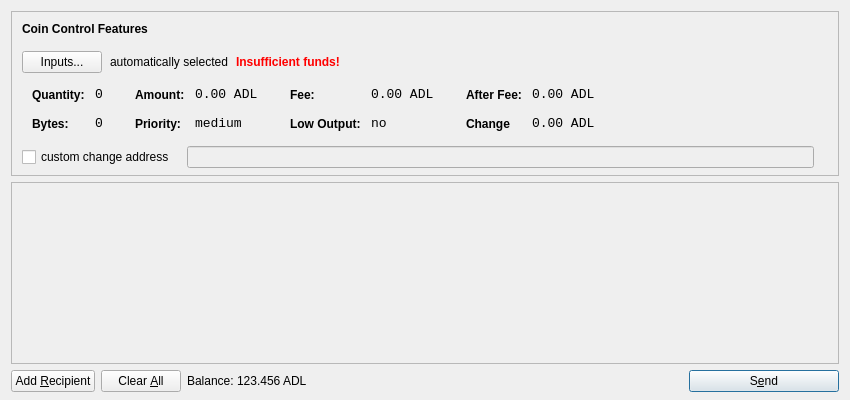
<?xml version="1.0" encoding="UTF-8"?>
<ui version="4.0">
 <class>SendCoinsDialog</class>
 <widget class="QDialog" name="SendCoinsDialog">
  <property name="geometry">
   <rect>
    <x>0</x>
    <y>0</y>
    <width>850</width>
    <height>400</height>
   </rect>
  </property>
  <property name="windowTitle">
   <string>Send Coins</string>
  </property>
  <layout class="QVBoxLayout" name="verticalLayout" stretch="0,1,0">
   <property name="bottomMargin">
    <number>8</number>
   </property>
   <item>
    <widget class="QFrame" name="frameCoinControl">
     <property name="sizePolicy">
      <sizepolicy hsizetype="Expanding" vsizetype="Expanding">
       <horstretch>0</horstretch>
       <verstretch>0</verstretch>
      </sizepolicy>
     </property>
     <property name="maximumSize">
      <size>
       <width>16777215</width>
       <height>16777215</height>
      </size>
     </property>
     <property name="frameShape">
      <enum>QFrame::StyledPanel</enum>
     </property>
     <property name="frameShadow">
      <enum>QFrame::Sunken</enum>
     </property>
     <layout class="QVBoxLayout" name="verticalLayoutCoinControl2">
      <property name="spacing">
       <number>-1</number>
      </property>
      <property name="leftMargin">
       <number>0</number>
      </property>
      <property name="topMargin">
       <number>0</number>
      </property>
      <property name="rightMargin">
       <number>0</number>
      </property>
      <property name="bottomMargin">
       <number>6</number>
      </property>
      <item>
       <layout class="QVBoxLayout" name="verticalLayoutCoinControl" stretch="0,0,0,0,1">
        <property name="spacing">
         <number>0</number>
        </property>
        <property name="leftMargin">
         <number>10</number>
        </property>
        <property name="topMargin">
         <number>10</number>
        </property>
        <item>
         <layout class="QHBoxLayout" name="horizontalLayoutCoinControl1">
          <property name="bottomMargin">
           <number>15</number>
          </property>
          <item>
           <widget class="QLabel" name="labelCoinControlFeatures">
            <property name="sizePolicy">
             <sizepolicy hsizetype="Preferred" vsizetype="Maximum">
              <horstretch>0</horstretch>
              <verstretch>0</verstretch>
             </sizepolicy>
            </property>
            <property name="font">
             <font>
              <weight>75</weight>
              <bold>true</bold>
             </font>
            </property>
            <property name="styleSheet">
             <string notr="true">font-weight:bold;</string>
            </property>
            <property name="text">
             <string>Coin Control Features</string>
            </property>
           </widget>
          </item>
         </layout>
        </item>
        <item>
         <layout class="QHBoxLayout" name="horizontalLayoutCoinControl2" stretch="0,0,0,0">
          <property name="spacing">
           <number>8</number>
          </property>
          <property name="bottomMargin">
           <number>10</number>
          </property>
          <item>
           <widget class="QPushButton" name="pushButtonCoinControl">
            <property name="styleSheet">
             <string notr="true"/>
            </property>
            <property name="text">
             <string>Inputs...</string>
            </property>
           </widget>
          </item>
          <item>
           <widget class="QLabel" name="labelCoinControlAutomaticallySelected">
            <property name="text">
             <string>automatically selected</string>
            </property>
            <property name="margin">
             <number>5</number>
            </property>
           </widget>
          </item>
          <item>
           <widget class="QLabel" name="labelCoinControlInsuffFunds">
            <property name="font">
             <font>
              <weight>75</weight>
              <bold>true</bold>
             </font>
            </property>
            <property name="styleSheet">
             <string notr="true">color:red;font-weight:bold;</string>
            </property>
            <property name="text">
             <string>Insufficient funds!</string>
            </property>
            <property name="margin">
             <number>5</number>
            </property>
           </widget>
          </item>
          <item>
           <spacer name="horizontalSpacerCoinControl">
            <property name="orientation">
             <enum>Qt::Horizontal</enum>
            </property>
            <property name="sizeHint" stdset="0">
             <size>
              <width>40</width>
              <height>1</height>
             </size>
            </property>
           </spacer>
          </item>
         </layout>
        </item>
        <item>
         <widget class="QWidget" name="widgetCoinControl" native="true">
          <property name="sizePolicy">
           <sizepolicy hsizetype="Preferred" vsizetype="Preferred">
            <horstretch>0</horstretch>
            <verstretch>0</verstretch>
           </sizepolicy>
          </property>
          <property name="minimumSize">
           <size>
            <width>0</width>
            <height>0</height>
           </size>
          </property>
          <property name="styleSheet">
           <string notr="true"/>
          </property>
          <layout class="QHBoxLayout" name="horizontalLayoutCoinControl5">
           <property name="margin">
            <number>0</number>
           </property>
           <item>
            <layout class="QHBoxLayout" name="horizontalLayoutCoinControl3" stretch="0,0,0,1">
             <property name="spacing">
              <number>20</number>
             </property>
             <property name="topMargin">
              <number>0</number>
             </property>
             <property name="bottomMargin">
              <number>10</number>
             </property>
             <item>
              <layout class="QFormLayout" name="formLayoutCoinControl1">
               <property name="horizontalSpacing">
                <number>10</number>
               </property>
               <property name="verticalSpacing">
                <number>14</number>
               </property>
               <property name="leftMargin">
                <number>10</number>
               </property>
               <property name="topMargin">
                <number>4</number>
               </property>
               <property name="rightMargin">
                <number>6</number>
               </property>
               <item row="0" column="0">
                <widget class="QLabel" name="labelCoinControlQuantityText">
                 <property name="styleSheet">
                  <string notr="true">font-weight:bold;</string>
                 </property>
                 <property name="text">
                  <string>Quantity:</string>
                 </property>
                 <property name="margin">
                  <number>0</number>
                 </property>
                </widget>
               </item>
               <item row="0" column="1">
                <widget class="QLabel" name="labelCoinControlQuantity">
                 <property name="font">
                  <font>
                   <family>Monospace</family>
                   <pointsize>10</pointsize>
                  </font>
                 </property>
                 <property name="cursor">
                  <cursorShape>IBeamCursor</cursorShape>
                 </property>
                 <property name="contextMenuPolicy">
                  <enum>Qt::ActionsContextMenu</enum>
                 </property>
                 <property name="text">
                  <string>0</string>
                 </property>
                 <property name="margin">
                  <number>0</number>
                 </property>
                 <property name="textInteractionFlags">
                  <set>Qt::LinksAccessibleByMouse|Qt::TextSelectableByKeyboard|Qt::TextSelectableByMouse</set>
                 </property>
                </widget>
               </item>
               <item row="1" column="0">
                <widget class="QLabel" name="labelCoinControlBytesText">
                 <property name="styleSheet">
                  <string notr="true">font-weight:bold;</string>
                 </property>
                 <property name="text">
                  <string>Bytes:</string>
                 </property>
                </widget>
               </item>
               <item row="1" column="1">
                <widget class="QLabel" name="labelCoinControlBytes">
                 <property name="font">
                  <font>
                   <family>Monospace</family>
                   <pointsize>10</pointsize>
                  </font>
                 </property>
                 <property name="cursor">
                  <cursorShape>IBeamCursor</cursorShape>
                 </property>
                 <property name="contextMenuPolicy">
                  <enum>Qt::ActionsContextMenu</enum>
                 </property>
                 <property name="text">
                  <string>0</string>
                 </property>
                 <property name="textInteractionFlags">
                  <set>Qt::LinksAccessibleByMouse|Qt::TextSelectableByKeyboard|Qt::TextSelectableByMouse</set>
                 </property>
                </widget>
               </item>
              </layout>
             </item>
             <item>
              <layout class="QFormLayout" name="formLayoutCoinControl2">
               <property name="horizontalSpacing">
                <number>10</number>
               </property>
               <property name="verticalSpacing">
                <number>14</number>
               </property>
               <property name="leftMargin">
                <number>6</number>
               </property>
               <property name="topMargin">
                <number>4</number>
               </property>
               <property name="rightMargin">
                <number>6</number>
               </property>
               <item row="0" column="0">
                <widget class="QLabel" name="labelCoinControlAmountText">
                 <property name="styleSheet">
                  <string notr="true">font-weight:bold;</string>
                 </property>
                 <property name="text">
                  <string>Amount:</string>
                 </property>
                 <property name="margin">
                  <number>0</number>
                 </property>
                </widget>
               </item>
               <item row="0" column="1">
                <widget class="QLabel" name="labelCoinControlAmount">
                 <property name="font">
                  <font>
                   <family>Monospace</family>
                   <pointsize>10</pointsize>
                  </font>
                 </property>
                 <property name="cursor">
                  <cursorShape>IBeamCursor</cursorShape>
                 </property>
                 <property name="contextMenuPolicy">
                  <enum>Qt::ActionsContextMenu</enum>
                 </property>
                 <property name="text">
                  <string>0.00 ADL</string>
                 </property>
                 <property name="textInteractionFlags">
                  <set>Qt::LinksAccessibleByMouse|Qt::TextSelectableByKeyboard|Qt::TextSelectableByMouse</set>
                 </property>
                </widget>
               </item>
               <item row="1" column="0">
                <widget class="QLabel" name="labelCoinControlPriorityText">
                 <property name="styleSheet">
                  <string notr="true">font-weight:bold;</string>
                 </property>
                 <property name="text">
                  <string>Priority:</string>
                 </property>
                </widget>
               </item>
               <item row="1" column="1">
                <widget class="QLabel" name="labelCoinControlPriority">
                 <property name="font">
                  <font>
                   <family>Monospace</family>
                   <pointsize>10</pointsize>
                  </font>
                 </property>
                 <property name="cursor">
                  <cursorShape>IBeamCursor</cursorShape>
                 </property>
                 <property name="contextMenuPolicy">
                  <enum>Qt::ActionsContextMenu</enum>
                 </property>
                 <property name="text">
                  <string>medium</string>
                 </property>
                 <property name="textInteractionFlags">
                  <set>Qt::LinksAccessibleByMouse|Qt::TextSelectableByKeyboard|Qt::TextSelectableByMouse</set>
                 </property>
                </widget>
               </item>
              </layout>
             </item>
             <item>
              <layout class="QFormLayout" name="formLayoutCoinControl3">
               <property name="horizontalSpacing">
                <number>10</number>
               </property>
               <property name="verticalSpacing">
                <number>14</number>
               </property>
               <property name="leftMargin">
                <number>6</number>
               </property>
               <property name="topMargin">
                <number>4</number>
               </property>
               <property name="rightMargin">
                <number>6</number>
               </property>
               <item row="0" column="0">
                <widget class="QLabel" name="labelCoinControlFeeText">
                 <property name="styleSheet">
                  <string notr="true">font-weight:bold;</string>
                 </property>
                 <property name="text">
                  <string>Fee:</string>
                 </property>
                 <property name="margin">
                  <number>0</number>
                 </property>
                </widget>
               </item>
               <item row="0" column="1">
                <widget class="QLabel" name="labelCoinControlFee">
                 <property name="font">
                  <font>
                   <family>Monospace</family>
                   <pointsize>10</pointsize>
                  </font>
                 </property>
                 <property name="cursor">
                  <cursorShape>IBeamCursor</cursorShape>
                 </property>
                 <property name="contextMenuPolicy">
                  <enum>Qt::ActionsContextMenu</enum>
                 </property>
                 <property name="text">
                  <string>0.00 ADL</string>
                 </property>
                 <property name="textInteractionFlags">
                  <set>Qt::LinksAccessibleByMouse|Qt::TextSelectableByKeyboard|Qt::TextSelectableByMouse</set>
                 </property>
                </widget>
               </item>
               <item row="1" column="0">
                <widget class="QLabel" name="labelCoinControlLowOutputText">
                 <property name="styleSheet">
                  <string notr="true">font-weight:bold;</string>
                 </property>
                 <property name="text">
                  <string>Low Output:</string>
                 </property>
                </widget>
               </item>
               <item row="1" column="1">
                <widget class="QLabel" name="labelCoinControlLowOutput">
                 <property name="font">
                  <font>
                   <family>Monospace</family>
                   <pointsize>10</pointsize>
                  </font>
                 </property>
                 <property name="cursor">
                  <cursorShape>IBeamCursor</cursorShape>
                 </property>
                 <property name="contextMenuPolicy">
                  <enum>Qt::ActionsContextMenu</enum>
                 </property>
                 <property name="text">
                  <string>no</string>
                 </property>
                 <property name="textInteractionFlags">
                  <set>Qt::LinksAccessibleByMouse|Qt::TextSelectableByKeyboard|Qt::TextSelectableByMouse</set>
                 </property>
                </widget>
               </item>
              </layout>
             </item>
             <item>
              <layout class="QFormLayout" name="formLayoutCoinControl4">
               <property name="horizontalSpacing">
                <number>10</number>
               </property>
               <property name="verticalSpacing">
                <number>14</number>
               </property>
               <property name="leftMargin">
                <number>6</number>
               </property>
               <property name="topMargin">
                <number>4</number>
               </property>
               <property name="rightMargin">
                <number>6</number>
               </property>
               <item row="0" column="0">
                <widget class="QLabel" name="labelCoinControlAfterFeeText">
                 <property name="styleSheet">
                  <string notr="true">font-weight:bold;</string>
                 </property>
                 <property name="text">
                  <string>After Fee:</string>
                 </property>
                 <property name="margin">
                  <number>0</number>
                 </property>
                </widget>
               </item>
               <item row="0" column="1">
                <widget class="QLabel" name="labelCoinControlAfterFee">
                 <property name="font">
                  <font>
                   <family>Monospace</family>
                   <pointsize>10</pointsize>
                  </font>
                 </property>
                 <property name="cursor">
                  <cursorShape>IBeamCursor</cursorShape>
                 </property>
                 <property name="contextMenuPolicy">
                  <enum>Qt::ActionsContextMenu</enum>
                 </property>
                 <property name="text">
                  <string>0.00 ADL</string>
                 </property>
                 <property name="textInteractionFlags">
                  <set>Qt::LinksAccessibleByMouse|Qt::TextSelectableByKeyboard|Qt::TextSelectableByMouse</set>
                 </property>
                </widget>
               </item>
               <item row="1" column="0">
                <widget class="QLabel" name="labelCoinControlChangeText">
                 <property name="styleSheet">
                  <string notr="true">font-weight:bold;</string>
                 </property>
                 <property name="text">
                  <string>Change</string>
                 </property>
                </widget>
               </item>
               <item row="1" column="1">
                <widget class="QLabel" name="labelCoinControlChange">
                 <property name="font">
                  <font>
                   <family>Monospace</family>
                   <pointsize>10</pointsize>
                  </font>
                 </property>
                 <property name="cursor">
                  <cursorShape>IBeamCursor</cursorShape>
                 </property>
                 <property name="contextMenuPolicy">
                  <enum>Qt::ActionsContextMenu</enum>
                 </property>
                 <property name="text">
                  <string>0.00 ADL</string>
                 </property>
                 <property name="textInteractionFlags">
                  <set>Qt::LinksAccessibleByMouse|Qt::TextSelectableByKeyboard|Qt::TextSelectableByMouse</set>
                 </property>
                </widget>
               </item>
              </layout>
             </item>
            </layout>
           </item>
          </layout>
         </widget>
        </item>
        <item>
         <layout class="QHBoxLayout" name="horizontalLayoutCoinControl4" stretch="0,0,0">
          <property name="spacing">
           <number>12</number>
          </property>
          <property name="sizeConstraint">
           <enum>QLayout::SetDefaultConstraint</enum>
          </property>
          <property name="topMargin">
           <number>5</number>
          </property>
          <property name="rightMargin">
           <number>5</number>
          </property>
          <item>
           <widget class="QCheckBox" name="checkBoxCoinControlChange">
            <property name="text">
             <string>custom change address</string>
            </property>
           </widget>
          </item>
          <item>
           <widget class="QLineEdit" name="lineEditCoinControlChange">
            <property name="enabled">
             <bool>false</bool>
            </property>
            <property name="sizePolicy">
             <sizepolicy hsizetype="Expanding" vsizetype="Fixed">
              <horstretch>0</horstretch>
              <verstretch>0</verstretch>
             </sizepolicy>
            </property>
           </widget>
          </item>
          <item>
           <widget class="QLabel" name="labelCoinControlChangeLabel">
            <property name="sizePolicy">
             <sizepolicy hsizetype="Preferred" vsizetype="Expanding">
              <horstretch>0</horstretch>
              <verstretch>0</verstretch>
             </sizepolicy>
            </property>
            <property name="minimumSize">
             <size>
              <width>0</width>
              <height>0</height>
             </size>
            </property>
            <property name="text">
             <string/>
            </property>
            <property name="margin">
             <number>3</number>
            </property>
           </widget>
          </item>
         </layout>
        </item>
        <item>
         <spacer name="verticalSpacerCoinControl">
          <property name="orientation">
           <enum>Qt::Vertical</enum>
          </property>
          <property name="sizeHint" stdset="0">
           <size>
            <width>800</width>
            <height>1</height>
           </size>
          </property>
         </spacer>
        </item>
       </layout>
      </item>
     </layout>
    </widget>
   </item>
   <item>
    <widget class="QScrollArea" name="scrollArea">
     <property name="widgetResizable">
      <bool>true</bool>
     </property>
     <widget class="QWidget" name="scrollAreaWidgetContents">
      <property name="geometry">
       <rect>
        <x>0</x>
        <y>0</y>
        <width>830</width>
        <height>165</height>
       </rect>
      </property>
      <layout class="QVBoxLayout" name="verticalLayout_2">
       <property name="margin">
        <number>0</number>
       </property>
       <item>
        <layout class="QVBoxLayout" name="entries">
         <property name="spacing">
          <number>6</number>
         </property>
        </layout>
       </item>
       <item>
        <spacer name="verticalSpacer">
         <property name="orientation">
          <enum>Qt::Vertical</enum>
         </property>
         <property name="sizeHint" stdset="0">
          <size>
           <width>20</width>
           <height>40</height>
          </size>
         </property>
        </spacer>
       </item>
      </layout>
     </widget>
    </widget>
   </item>
   <item>
    <layout class="QHBoxLayout" name="horizontalLayout">
     <item>
      <widget class="QPushButton" name="addButton">
       <property name="toolTip">
        <string>Send to multiple recipients at once</string>
       </property>
       <property name="text">
        <string>Add &amp;Recipient</string>
       </property>
       <property name="icon">
        <iconset resource="../bitcoin.qrc">
         <normaloff>:/icons/add</normaloff>:/icons/add</iconset>
       </property>
       <property name="autoDefault">
        <bool>false</bool>
       </property>
      </widget>
     </item>
     <item>
      <widget class="QPushButton" name="clearButton">
       <property name="sizePolicy">
        <sizepolicy hsizetype="Minimum" vsizetype="Fixed">
         <horstretch>0</horstretch>
         <verstretch>0</verstretch>
        </sizepolicy>
       </property>
       <property name="toolTip">
        <string>Remove all transaction fields</string>
       </property>
       <property name="text">
        <string>Clear &amp;All</string>
       </property>
       <property name="icon">
        <iconset resource="../bitcoin.qrc">
         <normaloff>:/icons/remove</normaloff>:/icons/remove</iconset>
       </property>
       <property name="autoRepeatDelay">
        <number>300</number>
       </property>
       <property name="autoDefault">
        <bool>false</bool>
       </property>
      </widget>
     </item>
     <item>
      <layout class="QHBoxLayout" name="horizontalLayout_2">
       <property name="spacing">
        <number>3</number>
       </property>
       <item>
        <widget class="QLabel" name="label">
         <property name="sizePolicy">
          <sizepolicy hsizetype="Preferred" vsizetype="Fixed">
           <horstretch>0</horstretch>
           <verstretch>0</verstretch>
          </sizepolicy>
         </property>
         <property name="text">
          <string>Balance:</string>
         </property>
        </widget>
       </item>
       <item>
        <widget class="QLabel" name="labelBalance">
         <property name="sizePolicy">
          <sizepolicy hsizetype="Preferred" vsizetype="Fixed">
           <horstretch>0</horstretch>
           <verstretch>0</verstretch>
          </sizepolicy>
         </property>
         <property name="cursor">
          <cursorShape>IBeamCursor</cursorShape>
         </property>
         <property name="text">
          <string>123.456 ADL</string>
         </property>
         <property name="textInteractionFlags">
          <set>Qt::LinksAccessibleByMouse|Qt::TextSelectableByKeyboard|Qt::TextSelectableByMouse</set>
         </property>
        </widget>
       </item>
      </layout>
     </item>
     <item>
      <spacer name="horizontalSpacer">
       <property name="orientation">
        <enum>Qt::Horizontal</enum>
       </property>
       <property name="sizeHint" stdset="0">
        <size>
         <width>40</width>
         <height>20</height>
        </size>
       </property>
      </spacer>
     </item>
     <item>
      <widget class="QPushButton" name="sendButton">
       <property name="minimumSize">
        <size>
         <width>150</width>
         <height>0</height>
        </size>
       </property>
       <property name="toolTip">
        <string>Confirm the send action</string>
       </property>
       <property name="text">
        <string>S&amp;end</string>
       </property>
       <property name="icon">
        <iconset resource="../bitcoin.qrc">
         <normaloff>:/icons/send</normaloff>:/icons/send</iconset>
       </property>
       <property name="default">
        <bool>true</bool>
       </property>
      </widget>
     </item>
    </layout>
   </item>
  </layout>
 </widget>
 <resources>
  <include location="../bitcoin.qrc"/>
 </resources>
 <connections/>
</ui>
